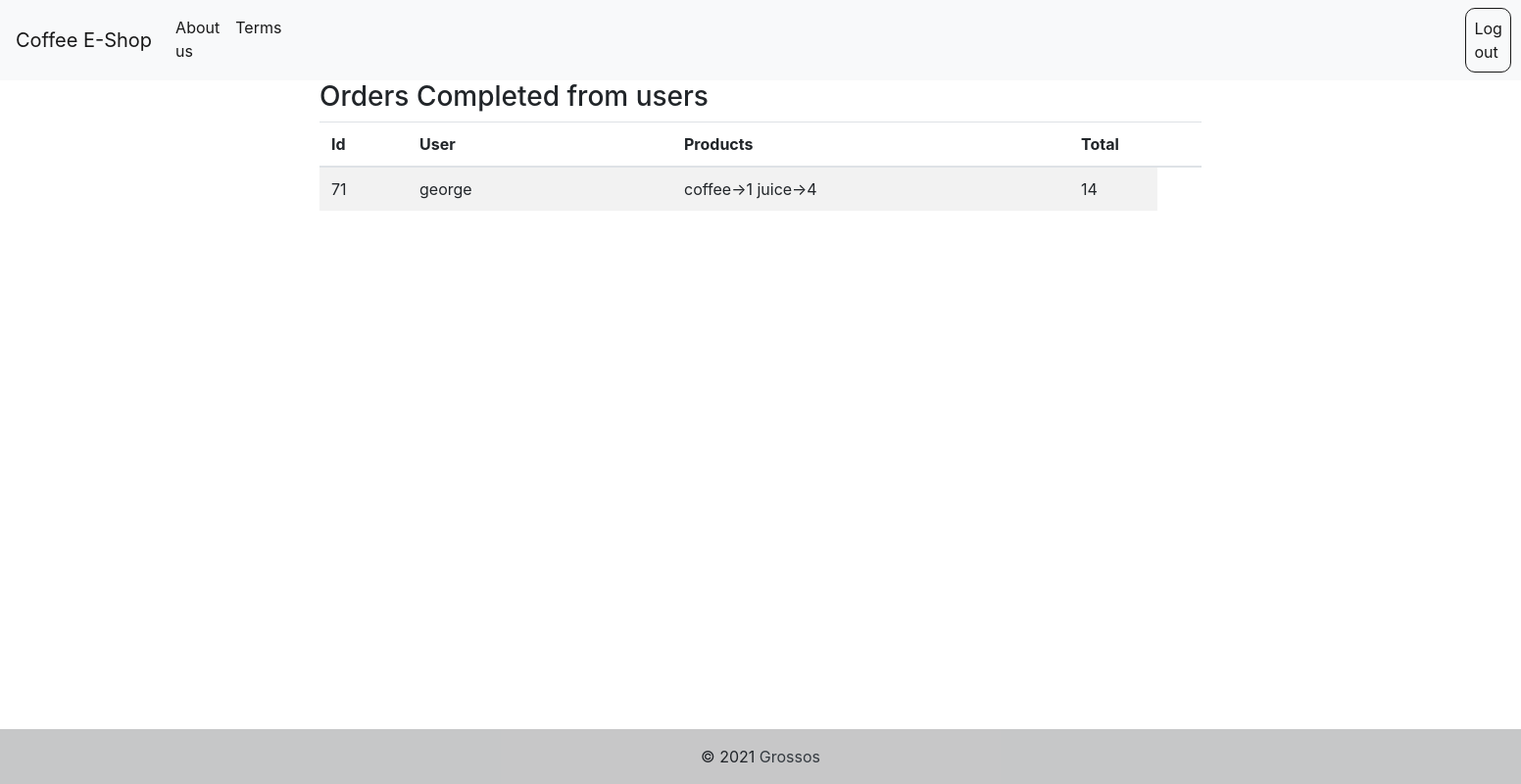
The app's page /admin.php (signed in) with its own data.
### tables this page shows
CREATE TABLE `orders` (
  `order_id` int(11) NOT NULL,
  `order_user` varchar(55) NOT NULL,
  `order_total` int(55) NOT NULL,
  `items` varchar(100) NOT NULL
);

### admin.php (the view, shortened to what this page needs)
<?php
    include 'footer.php';
    include 'db.php';
?>
<!DOCTYPE html>
<html lang="en">
<head>
    <link rel="stylesheet" href="https://stackpath.bootstrapcdn.com/bootstrap/4.5.0/css/bootstrap.min.css">
    <link rel="stylesheet" href="https://maxcdn.bootstrapcdn.com/font-awesome/4.7.0/css/font-awesome.min.css">
    <link rel="stylesheet" href="style.css">
</head>
<body>
<nav class="navbar navbar-expand-lg navbar-light bg-light">
        <a class="navbar-brand" href="index.php">Coffee E-Shop</a>
        <div class="collapse navbar-collapse" id="navbarNavDropdown">
        <ul class="navbar-nav">
            <li class="nav-item active">
            <a class="nav-link" href="#">About us</a>
            </li>
            <li class="nav-item active">
            <a class="nav-link" href="#">Terms</a>
            </li>
            <li class="nav-item active">
                <a class="nav-link" href="logout.php" style="margin-left:1200px;border-style:solid;border-width:1px;border-radius:10px;">Log out</a>
            </li>
        </ul>
        </div>
    </nav>
<div class="container" style="width:900px; background-color:white; border-radius:25px;">
    <div class="row" id="row_details">
        <div class="col">
            <div class="row">
                <h3 style="text-align:center" class="center">Orders Completed from users</h3>
                <div class="table-responsive">
                    <table class="table table-striped">
                        <thead>
                            <tr>
                                <th width="10%">Id</th>
                                <th width="30%">User</th>
                                <th width="45%">Products</th>
                                <th width="10">Total</th>
                                <th width="5%"></th>
                            </tr>
                        </thead>
                        <tbody>
                            <?php
                            $query = "Select * from orders";
                            $result = mysqli_query($conn, $query);
                            if(!$result){
                                echo 'Error';
                            }
                            else{
                                while($row = mysqli_fetch_assoc($result)){
                                    echo "<tr>
                                        <td>{$row['order_id']}</td>
                                        <td>{$row['order_user']}</td>
                                        <td>{$row['items']}</td>
                                        <td>{$row['order_total']}</td>\n";
                                }
                            }
                            ?>
                        </tbody>
                    </table>
                </div>
            </div>
        </div>
    </div>
</body>
</html>

### records on screen
orders: order_id "71", order_user "george", items "coffee->1 juice->4", order_total "14"
